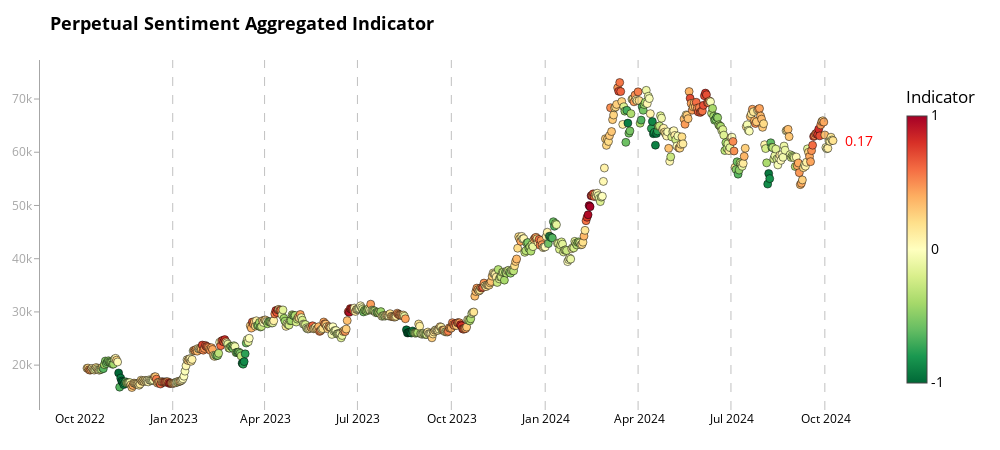

Here is the notebook cell this chart was saved with:
### Code cell
# Example usage
fig2 = chart_aggregate(merged_df, 'aggregate_indicator_equalweight', 'price_usd_close', "Perpetual Sentiment Aggregated Indicator")
fig2.show()
pio.write_html(fig2, file=f'bitcoin_analysis_prep_aggr_last_1year.html')
print("All charts have been displayed and saved as separate HTML files.")

### Figure 1 — Plotly figure (JSON) as saved in the notebook; plotly's stock layout.template omitted (floating-point values rounded to 4 significant figures; data arrays with more than 128 entries replaced by an {"elided": "..."} marker saying what was removed)
{"data": [{"hoverinfo": "text", "marker": {"cmax": 1, "cmin": -1, "color": {"elided": "732 float values"}, "colorbar": {"len": 0.9, "lenmode": "fraction", "thickness": 20, "ticktext": ["-1", "0", "1"], "tickvals": [-1, 0, 1], "title": {"text": "Indicator"}, "x": 1.02, "xpad": 10}, "colorscale": [[0.0, "rgb(0,104,55)"], [0.1, "rgb(26,152,80)"], [0.2, "rgb(102,189,99)"], [0.3, "rgb(166,217,106)"], [0.4, "rgb(217,239,139)"], [0.5, "rgb(255,255,191)"], [0.6, "rgb(254,224,139)"], [0.7, "rgb(253,174,97)"], [0.8, "rgb(244,109,67)"], [0.9, "rgb(215,48,39)"], [1.0, "rgb(165,0,38)"]], "line": {"color": "black", "width": 0.5}, "size": 8}, "mode": "markers", "text": {"elided": "732 str values"}, "x": {"elided": "732 str values"}, "y": {"elided": "732 float values"}, "type": "scatter"}], "layout": {"shapes": [{"line": {"color": "rgba(128, 128, 128, 0.7)", "dash": "dash", "width": 1}, "opacity": 0.7, "type": "line", "x0": "2022-12-31T00:00:00", "x1": "2022-12-31T00:00:00", "xref": "x", "y0": 0, "y1": 1, "yref": "y domain"}, {"line": {"color": "rgba(128, 128, 128, 0.7)", "dash": "dash", "width": 1}, "opacity": 0.7, "type": "line", "x0": "2023-03-31T00:00:00", "x1": "2023-03-31T00:00:00", "xref": "x", "y0": 0, "y1": 1, "yref": "y domain"}, {"line": {"color": "rgba(128, 128, 128, 0.7)", "dash": "dash", "width": 1}, "opacity": 0.7, "type": "line", "x0": "2023-06-30T00:00:00", "x1": "2023-06-30T00:00:00", "xref": "x", "y0": 0, "y1": 1, "yref": "y domain"}, {"line": {"color": "rgba(128, 128, 128, 0.7)", "dash": "dash", "width": 1}, "opacity": 0.7, "type": "line", "x0": "2023-09-30T00:00:00", "x1": "2023-09-30T00:00:00", "xref": "x", "y0": 0, "y1": 1, "yref": "y domain"}, {"line": {"color": "rgba(128, 128, 128, 0.7)", "dash": "dash", "width": 1}, "opacity": 0.7, "type": "line", "x0": "2023-12-31T00:00:00", "x1": "2023-12-31T00:00:00", "xref": "x", "y0": 0, "y1": 1, "yref": "y domain"}, {"line": {"color": "rgba(128, 128, 128, 0.7)", "dash": "dash", "width": 1}, "opacity": 0.7, "type": "line", "x0": "2024-03-31T00:00:00", "x1": "2024-03-31T00:00:00", "xref": "x", "y0": 0, "y1": 1, "yref": "y domain"}, {"line": {"color": "rgba(128, 128, 128, 0.7)", "dash": "dash", "width": 1}, "opacity": 0.7, "type": "line", "x0": "2024-06-30T00:00:00", "x1": "2024-06-30T00:00:00", "xref": "x", "y0": 0, "y1": 1, "yref": "y domain"}, {"line": {"color": "rgba(128, 128, 128, 0.7)", "dash": "dash", "width": 1}, "opacity": 0.7, "type": "line", "x0": "2024-09-30T00:00:00", "x1": "2024-09-30T00:00:00", "xref": "x", "y0": 0, "y1": 1, "yref": "y domain"}], "annotations": [{"align": "left", "font": {"color": "red", "size": 14}, "showarrow": false, "text": "0.17", "x": "2024-10-08T00:00:00", "xanchor": "left", "xshift": 10, "y": 62180.0, "yanchor": "middle"}], "title": {"font": {"color": "black", "size": 18, "weight": "bold"}, "text": "Perpetual Sentiment Aggregated Indicator"}, "font": {"color": "black", "size": 14}, "margin": {"l": 40, "r": 120, "t": 60, "b": 40}, "showlegend": false, "hovermode": "closest", "plot_bgcolor": "white", "paper_bgcolor": "white", "width": 1000, "height": 450, "xaxis": {"tickfont": {"color": "black", "size": 12}, "showgrid": false, "zeroline": false, "dtick": "M3", "tickformat": "%b %Y", "showline": false, "mirror": false}, "yaxis": {"tickfont": {"color": "rgba(128, 128, 128, 0.7)", "size": 12}, "showgrid": false, "zeroline": false, "showline": true, "linewidth": 1, "linecolor": "rgba(128, 128, 128, 0.7)", "mirror": false, "ticks": "outside", "ticklen": 5, "tickcolor": "rgba(128, 128, 128, 0.7)"}}}
